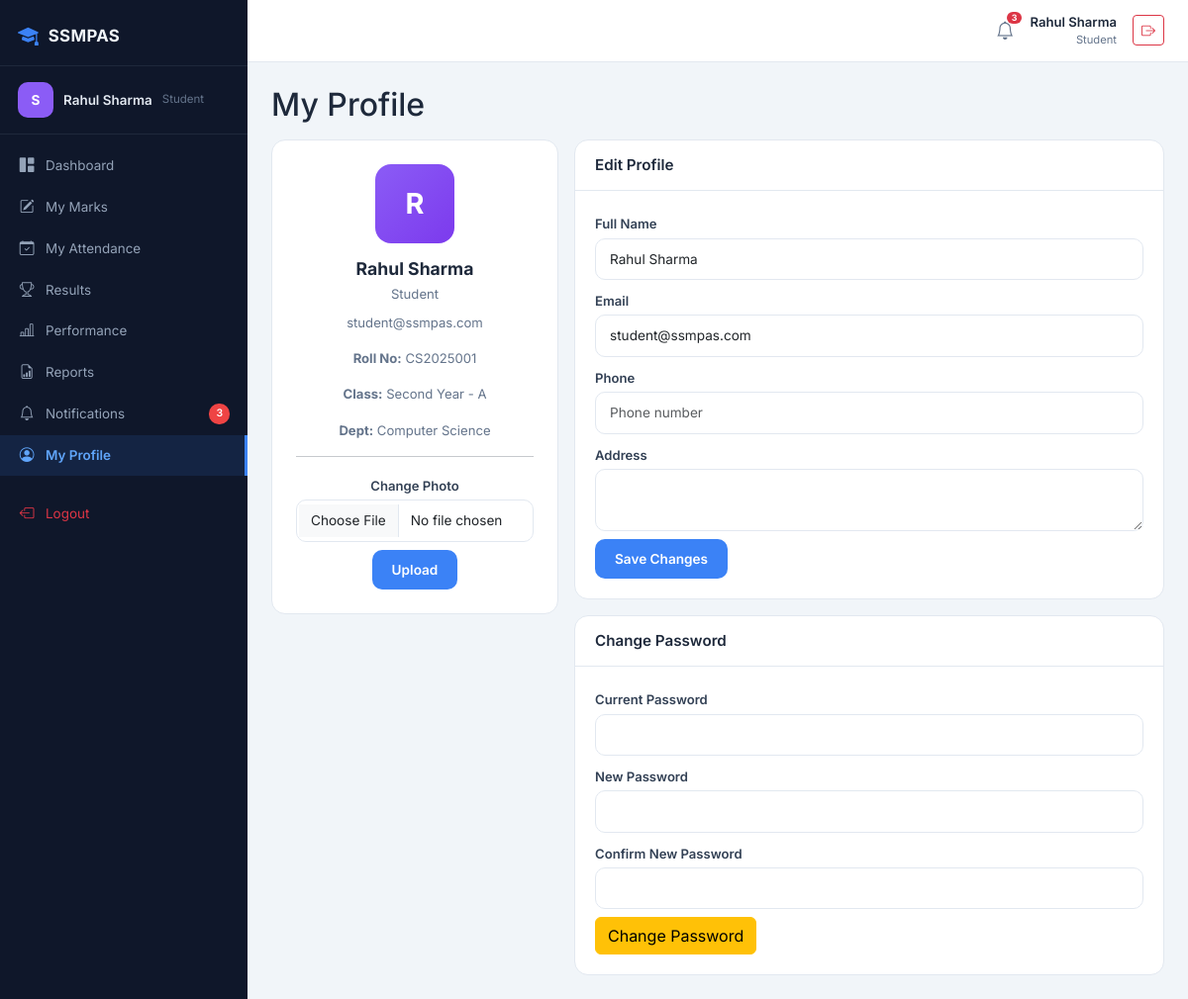
The page /student/profile.php (signed in) on the database its author committed.
### tables this page shows
CREATE TABLE `users` (
    `id` INT AUTO_INCREMENT PRIMARY KEY,
    `name` VARCHAR(100) NOT NULL,
    `email` VARCHAR(150) NOT NULL,
    `password` VARCHAR(255) NOT NULL,
    `role` ENUM('admin', 'teacher', 'student') NOT NULL DEFAULT 'student',
    `profile_photo` VARCHAR(255) DEFAULT NULL,
    `is_active` TINYINT(1) NOT NULL DEFAULT 1,
    `last_login` DATETIME DEFAULT NULL,
    `created_at` TIMESTAMP DEFAULT CURRENT_TIMESTAMP,
    `updated_at` TIMESTAMP DEFAULT CURRENT_TIMESTAMP ON UPDATE CURRENT_TIMESTAMP,
    UNIQUE KEY `uk_email` (`email`),
    INDEX `idx_role` (`role`),
    INDEX `idx_is_active` (`is_active`)
);

CREATE TABLE `students` (
    `id` INT AUTO_INCREMENT PRIMARY KEY,
    `user_id` INT DEFAULT NULL,
    `roll_no` VARCHAR(20) DEFAULT NULL,
    `name` VARCHAR(100) NOT NULL,
    `email` VARCHAR(150) DEFAULT NULL,
    `phone` VARCHAR(20) DEFAULT NULL,
    `class_id` INT DEFAULT NULL,
    `department_id` INT DEFAULT NULL,
    `date_of_birth` DATE DEFAULT NULL,
    `gender` ENUM('Male', 'Female', 'Other') DEFAULT NULL,
    `address` TEXT DEFAULT NULL,
    `admission_date` DATE DEFAULT NULL,
    `is_active` TINYINT(1) NOT NULL DEFAULT 1,
    `created_at` TIMESTAMP DEFAULT CURRENT_TIMESTAMP,
    `updated_at` TIMESTAMP DEFAULT CURRENT_TIMESTAMP ON UPDATE CURRENT_TIMESTAMP,
    INDEX `idx_class` (`class_id`),
    INDEX `idx_dept` (`department_id`),
    INDEX `idx_roll_no` (`roll_no`),
    INDEX `idx_user` (`user_id`),
    FOREIGN KEY (`user_id`) REFERENCES `users`(`id`) ON DELETE SET NULL,
    FOREIGN KEY (`class_id`) REFERENCES `classes`(`id`) ON DELETE SET NULL,
    FOREIGN KEY (`department_id`) REFERENCES `departments`(`id`) ON DELETE SET NULL
);

CREATE TABLE `classes` (
    `id` INT AUTO_INCREMENT PRIMARY KEY,
    `name` VARCHAR(50) NOT NULL,
    `section` VARCHAR(20) DEFAULT NULL,
    `department_id` INT DEFAULT NULL,
    `academic_year` VARCHAR(20) NOT NULL,
    `is_active` TINYINT(1) NOT NULL DEFAULT 1,
    `created_at` TIMESTAMP DEFAULT CURRENT_TIMESTAMP,
    `updated_at` TIMESTAMP DEFAULT CURRENT_TIMESTAMP ON UPDATE CURRENT_TIMESTAMP,
    INDEX `idx_dept` (`department_id`),
    INDEX `idx_year` (`academic_year`),
    FOREIGN KEY (`department_id`) REFERENCES `departments`(`id`) ON DELETE SET NULL
);

CREATE TABLE `departments` (
    `id` INT AUTO_INCREMENT PRIMARY KEY,
    `name` VARCHAR(100) NOT NULL,
    `code` VARCHAR(20) NOT NULL,
    `description` TEXT DEFAULT NULL,
    `is_active` TINYINT(1) NOT NULL DEFAULT 1,
    `created_at` TIMESTAMP DEFAULT CURRENT_TIMESTAMP,
    `updated_at` TIMESTAMP DEFAULT CURRENT_TIMESTAMP ON UPDATE CURRENT_TIMESTAMP,
    UNIQUE KEY `uk_dept_code` (`code`)
);

### includes/helpers.php (called while the page is built, shortened)
<?php
function e($string) {
    return htmlspecialchars($string ?? '', ENT_QUOTES, 'UTF-8');
}

### student/profile.php (the view, shortened to what this page needs)
<?php
include "../config/db.php";
include "../includes/helpers.php";
$student = $conn->prepare("SELECT s.*, c.name AS class_name, c.section, d.name AS dept_name FROM students s LEFT JOIN classes c ON s.class_id=c.id LEFT JOIN departments d ON s.department_id=d.id WHERE s.user_id=?");
$student->execute([$_SESSION['user_id']]); $student=$student->fetch();
$user = $conn->prepare("SELECT * FROM users WHERE id=?"); $user->execute([$_SESSION['user_id']]); $user=$user->fetch();
$initials = strtoupper(substr($user['name'],0,1));
include "../includes/header.php";
include "../includes/sidebar_student.php";
include "../includes/topbar.php";
?>
<div class="layout"><div class="main-content"><div class="content">
<h2 class="mb-3">My Profile</h2>
<div class="row g-3">
    <div class="col-md-4"><div class="panel"><div class="panel-body profile-card">
        <?php if($user['profile_photo']): ?><img src="../uploads/<?= e($user['profile_photo']) ?>" class="rounded-circle mb-2" style="width:80px;height:80px;object-fit:cover">
        <?php else: ?><div class="profile-avatar" style="background:linear-gradient(135deg,#8b5cf6,#7c3aed)"><?= $initials ?></div><?php endif; ?>
        <div class="profile-name"><?= e($user['name']) ?></div><div class="profile-role">Student</div>
        <p class="mt-2" style="font-size:.82rem;color:#64748b"><?= e($user['email']) ?></p>
        <?php if($student): ?>
        <p style="font-size:.82rem;color:#64748b"><strong>Roll No:</strong> <?= e($student['roll_no']??'-') ?></p>
        <p style="font-size:.82rem;color:#64748b"><strong>Class:</strong> <?= e(($student['class_name']??'-').($student['section']?' - '.$student['section']:'')) ?></p>
        <p style="font-size:.82rem;color:#64748b"><strong>Dept:</strong> <?= e($student['dept_name']??'-') ?></p>
        <?php endif; ?>
        <hr>
        <form method="POST" enctype="multipart/form-data">
            <label class="form-label" style="font-size:.82rem">Change Photo</label>
            <input type="file" name="profile_photo" class="form-control mb-2" accept="image/jpeg,image/png,image/webp">
            <button type="submit" class="btn btn-sm btn-primary-blue">Upload</button>
        </form>
    </div></div></div>
    <div class="col-md-8">
        <div class="panel mb-3"><div class="panel-header"><h3>Edit Profile</h3></div><div class="panel-body">
        <form method="POST"><input type="hidden" name="action" value="update_profile"><?= csrf_field() ?>
            <div class="mb-2"><label class="form-label">Full Name</label><input type="text" name="name" class="form-control" value="<?= e($user['name']) ?>" required></div>
            <div class="mb-2"><label class="form-label">Email</label><input type="email" name="email" class="form-control" value="<?= e($user['email']) ?>" required></div>
            <div class="mb-2"><label class="form-label">Phone</label><input type="text" name="phone" class="form-control" value="<?= e($student['phone']??'') ?>" placeholder="Phone number"></div>
            <div class="mb-2"><label class="form-label">Address</label><textarea name="address" class="form-control" rows="2"><?= e($student['address']??'') ?></textarea></div>
            <button type="submit" class="btn btn-primary-blue">Save Changes</button>
        </form></div></div>
        <div class="panel"><div class="panel-header"><h3>Change Password</h3></div><div class="panel-body">
        <form method="POST"><input type="hidden" name="action" value="change_password"><?= csrf_field() ?>
            <div class="mb-2"><label class="form-label">Current Password</label><input type="password" name="old_password" class="form-control" required></div>
            <div class="mb-2"><label class="form-label">New Password</label><input type="password" name="new_password" class="form-control" required></div>
            <div class="mb-2"><label class="form-label">Confirm New Password</label><input type="password" name="confirm_password" class="form-control" required></div>
            <button type="submit" class="btn btn-warning">Change Password</button>
        </form></div></div>
    </div>
</div>
</div></div></div>

### assets/css/dashboard.css (style rules this page uses)
*,*::before,*::after { box-sizing:border-box;margin:0;padding:0 }
html { scroll-behavior:smooth }
body { font-family:'Inter','Segoe UI',sans-serif;background:#f1f5f9;color:#1e293b;line-height:1.55;overflow-x:hidden }
.layout { display:flex;min-height:100vh }
.main-content { flex:1;margin-left:250px;padding:0;display:flex;flex-direction:column;min-height:100vh }
.content { padding:24px;flex:1 }
.panel { background:#fff;border:1px solid #e2e8f0;border-radius:14px;overflow:hidden }
.panel-header { padding:16px 20px;border-bottom:1px solid #e2e8f0;display:flex;align-items:center;justify-content:space-between;flex-wrap:wrap;gap:8px }
.panel-header h2,.panel-header h3 { font-size:.95rem;font-weight:600;margin:0 }
.panel-body { padding:20px }
.form-label { font-size:.82rem;font-weight:600;color:#334155;margin-bottom:4px }
.form-control,.form-select { border:1.5px solid #e2e8f0;border-radius:10px;padding:10px 14px;font-size:.85rem;transition:.2s }
.btn-primary-blue { background:#3b82f6;color:#fff;border:none;border-radius:10px;padding:10px 20px;font-size:.85rem;font-weight:600;transition:.2s }
.profile-card { text-align:center;padding:24px }
.profile-avatar { width:80px;height:80px;border-radius:16px;background:linear-gradient(135deg,#3b82f6,#2563eb);display:inline-flex;align-items:center;justify-content:center;color:#fff;font-size:1.8rem;font-weight:700;margin-bottom:12px }
.profile-name { font-size:1.1rem;font-weight:700;margin-bottom:2px }
.profile-role { font-size:.82rem;color:#64748b;text-transform:capitalize }

### rows shown on the page
users: name "R", name "Rahul Sharma", email "student@ssmpas.com"
students: roll_no "CS2025001", class.section "Second Year - A", department.name "Computer Science"

### other values the page prints
$_SESSION['name'] "Rahul Sharma"
$noti_count "3"
$_SESSION['role'] "Student"
